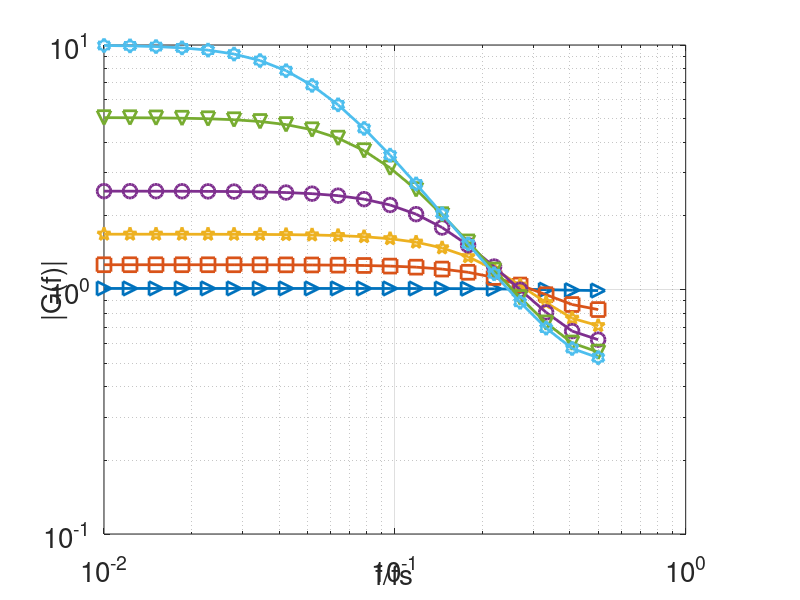

This chart was generated by the following MATLAB code:
%


N=20;
LOW=0.01;
w=logspace(log10(LOW),log10(1.0*pi),N);

L=6;
A=[ 0.010000   0.208000   0.406000   0.604000   0.802000  0.9];%linspace(LOW,1.0,L);
H=zeros(L,N);

for II=1:L
	H(II,:)=abs(1./(1-A(II)*exp(-w*j)));
end

w1=logspace(log10(LOW),log10(1.0/2),N);
hf=loglog(	w1,H(1,:),'->', 'markersize', 10, 'linewidth',2, ...
			w1,H(2,:),'-s', 'markersize', 10, 'linewidth',2, ...
			w1,H(3,:),'-p', 'markersize', 10, 'linewidth',2, ...
			w1,H(4,:),'-o', 'markersize', 10, 'linewidth',2, ...
			w1,H(5,:),'-v', 'markersize', 10, 'linewidth',2, ...
			w1,H(6,:),'-h', 'markersize', 10, 'linewidth',2 ...
			);
grid;
ylim([0.1,10]);
hl=legend(	['A=',sprintf('%5.2f',A( 1))], ...
			['A=',sprintf('%5.2f',A( 2))], ...
			['A=',sprintf('%5.2f',A( 3))], ...
			['A=',sprintf('%5.2f',A( 4))], ...
			['A=',sprintf('%5.2f',A( 5))], ...
			['A=',sprintf('%5.2f',A( 6))] ...
		, 'location', 'northeastoutside');
hx=xlabel('f/fs');
hy=ylabel('|G(f)|');


%%%%%%%%%%%%%%%%%%%%%%%%%%%%%%%%%%%%%%%%%%%%%%%%%%%%%%%%%%%%%%%%%%%%%%%%%%%%%%%%
set(hx,'Position',get(hx,'Position') + [0 0.002 0])
set(hy,'Position',get(hy,'Position') + [0.0002 0 0])
set(hl,'Position',get(hl,'Position') + [20 0 0 0])

FONTSIZE=20;
ha = gca();%% current axis object. 
set(ha,'fontsize',FONTSIZE);%% cambia solamente los ejes
%set(ht,'fontsize',FONTSIZE);%% cambia solamente el titulo
set(hx,'fontsize',FONTSIZE);%% cambia solamente el texto de x
set(hy,'fontsize',FONTSIZE);%% cambia solamente el texto de y
set(hl,'fontsize',FONTSIZE);%% cambia solamente el texto de y


print('filtroiir.eps','-deps','-portrait',['-F:',int2str(FONTSIZE)]);
%%%%%%%%%%%%%%%%%%%%%%%%%%%%%%%%%%%%%%%%%%%%%%%%%%%%%%%%%%%%%%%%%%%%%%%%%%%%%%%%

A
R=(H(:,1)./H(:,N))'




